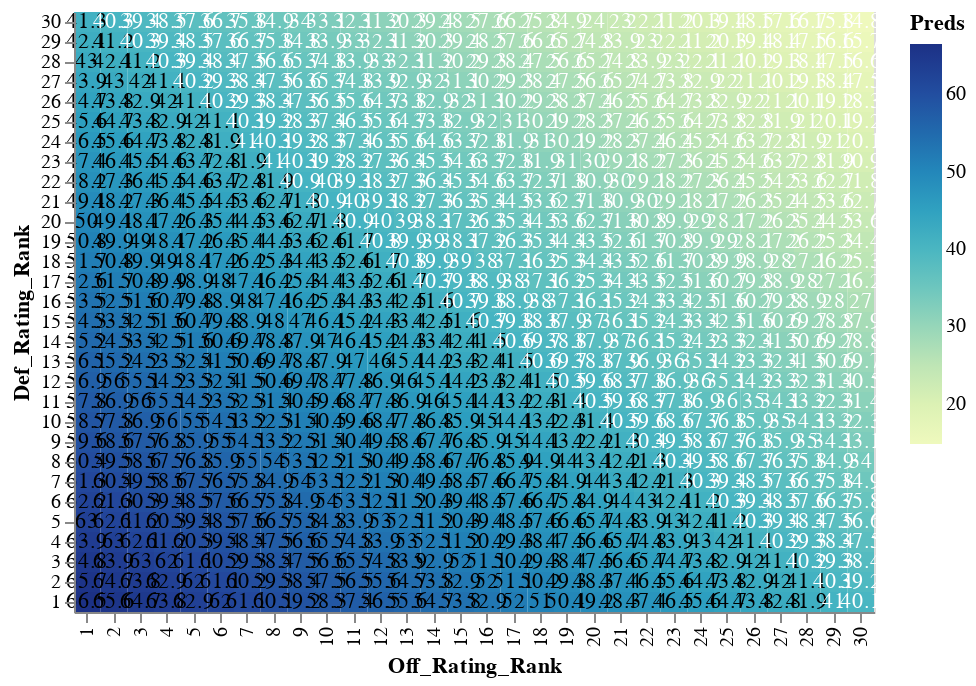

Notebook source saved alongside this figure:
### Code cell
graph = alt.Chart(ranking_wins_df).mark_rect().encode(
    x='Off_Rating_Rank:O',
    y=alt.Y('Def_Rating_Rank:O', scale=alt.Scale(domain=[x for x in np.arange(30, 0, -1)])),
    color='Preds:Q'
)

# text = alt.Chart(cars).mark_text(baseline='middle').encode(
#     x='Cylinders:O',
#     y='Origin:O',
#     text='count()',
#     color=alt.condition(datum['count_*'] > 100,
#                         alt.value('black'),
#                         alt.value('white'))
# )

text = alt.Chart(ranking_wins_df).mark_text(baseline='middle').encode(
    x='Off_Rating_Rank:O',
    y=alt.Y('Def_Rating_Rank:O', scale=alt.Scale(domain=[x for x in np.arange(30, 0, -1)])),
    text='Preds:Q',
    color = alt.condition(datum.Preds > 41,
                         alt.value('black'),
                         alt.value('white'))
)

graph + text

### Figure 1 — Vega-Lite specification as saved in the notebook (floating-point values rounded to 4 significant figures; data arrays with more than 128 entries replaced by an {"elided": "..."} marker saying what was removed)
{"$schema": "https://vega.github.io/schema/vega-lite/v2.6.0.json", "config": {"view": {"height": 300, "width": 400}}, "datasets": {"data-7b4bed9da4aa737f4c740b3d7f5f295d": {"elided": "900 records"}}, "layer": [{"data": {"name": "data-7b4bed9da4aa737f4c740b3d7f5f295d"}, "encoding": {"color": {"field": "Preds", "type": "quantitative"}, "x": {"field": "Off_Rating_Rank", "type": "ordinal"}, "y": {"field": "Def_Rating_Rank", "scale": {"domain": [30, 29, 28, 27, 26, 25, 24, 23, 22, 21, 20, 19, 18, 17, 16, 15, 14, 13, 12, 11, 10, 9, 8, 7, 6, 5, 4, 3, 2, 1]}, "type": "ordinal"}}, "mark": "rect"}, {"data": {"name": "data-7b4bed9da4aa737f4c740b3d7f5f295d"}, "encoding": {"color": {"condition": {"test": "(datum.Preds > 41)", "value": "black"}, "value": "white"}, "text": {"field": "Preds", "type": "quantitative"}, "x": {"field": "Off_Rating_Rank", "type": "ordinal"}, "y": {"field": "Def_Rating_Rank", "scale": {"domain": [30, 29, 28, 27, 26, 25, 24, 23, 22, 21, 20, 19, 18, 17, 16, 15, 14, 13, 12, 11, 10, 9, 8, 7, 6, 5, 4, 3, 2, 1]}, "type": "ordinal"}}, "mark": {"baseline": "middle", "type": "text"}}]}
